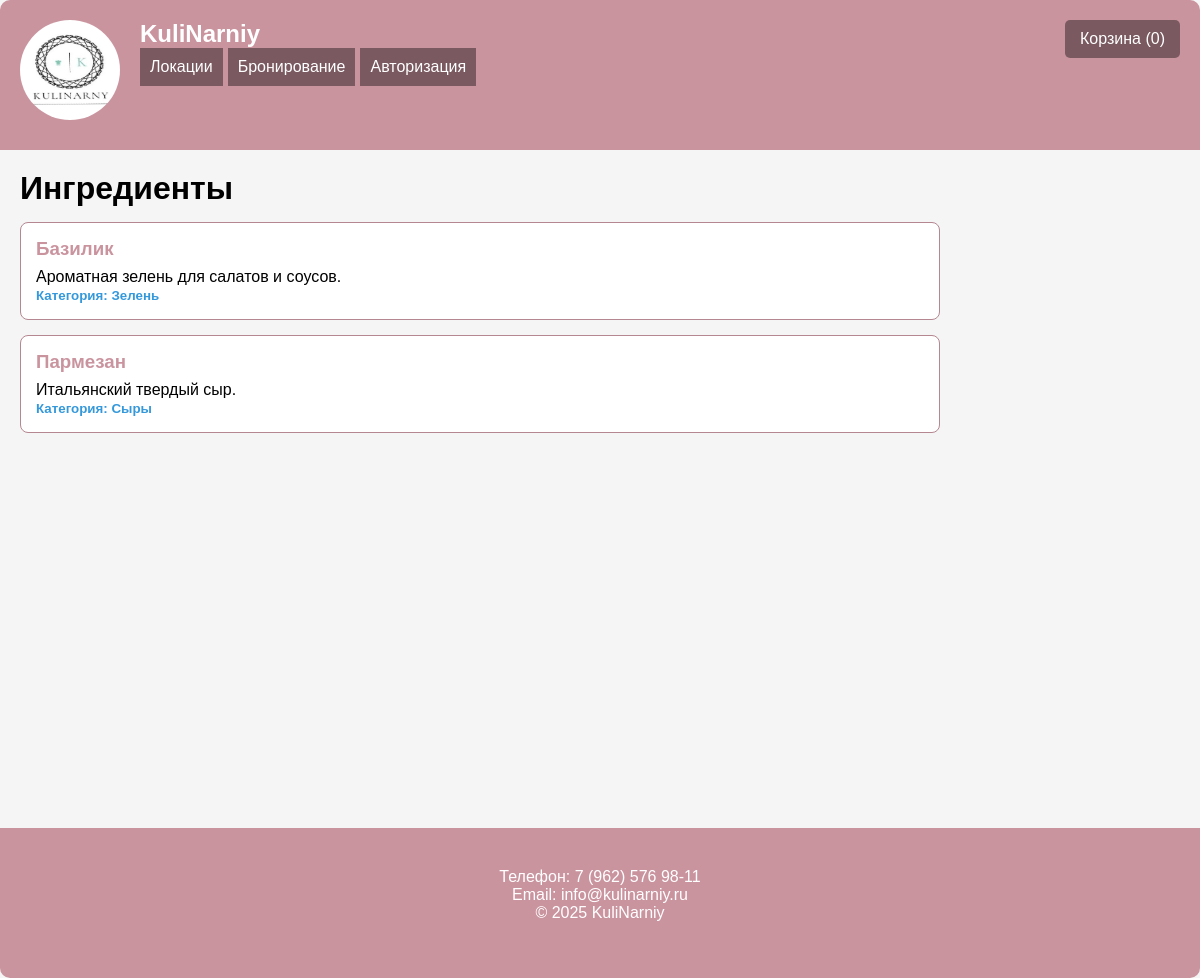
/Ingredienti.php, run on the app's committed database.
### tables this page shows
CREATE TABLE `ingredients` (
  `id` int(11) NOT NULL,
  `name` varchar(100) NOT NULL,
  `description` text,
  `category` varchar(50) DEFAULT NULL
);

### Ingredienti.php (the view, shortened to what this page needs)
<?php
$servername = "localhost";
$username = "root";
$password = "";
$dbname = "kulinarniy";
$conn = new mysqli($servername, $username, $password, $dbname);
$sql = "SELECT * FROM ingredients";
$result = $conn->query($sql);
?>
<!DOCTYPE html>
<html>
<head>
</head>
<body>
    <?php include 'header.php'; ?>
    <div class="content">
        <h1>Ингредиенты</h1>
        <div class="ingredients-list">
            <?php while ($row = $result->fetch_assoc()): ?>
                <div class="ingredient">
                    <h3><?= $row['name'] ?></h3>
                    <p><?= $row['description'] ?></p>
                    <small>Категория: <?= $row['category'] ?></small>
                </div>
            <?php endwhile; ?>
        </div>
    </div>
    <?php include 'footer.php'; ?>
</body>
</html>

### Ingredienti.php (style rules this page uses)
.ingredient { background:rgb(255, 255, 255); border: 1px solid rgb(180, 135, 145); padding: 15px; margin: 15px 0; border-radius: 8px; }
.ingredient h3 { color: #ca949f; margin: 0 0 8px; }
.ingredient small { color: #3498db; font-weight: bold; }

### header.php (style rules this page uses)
* { box-sizing: border-box; margin: 0; padding: 0; }
body { font-family: Arial, sans-serif; background: #f5f5f5; }
.content { width: 80%; padding: 20px; }

### footer.php (style rules this page uses)
* { box-sizing: border-box; margin: 0; padding: 0; }
body { font-family: Arial, sans-serif; background: #f5f5f5; }
.content { width: 80%; padding: 20px; }

### data on the page
ingredients: name "Базилик", description "Ароматная зелень для салатов и соусов.", category "Зелень"
ingredients: name "Пармезан", description "Итальянский твердый сыр.", category "Сыры"

### other printed values
array_sum($_SESSION['cart'] ?? []) "0"
